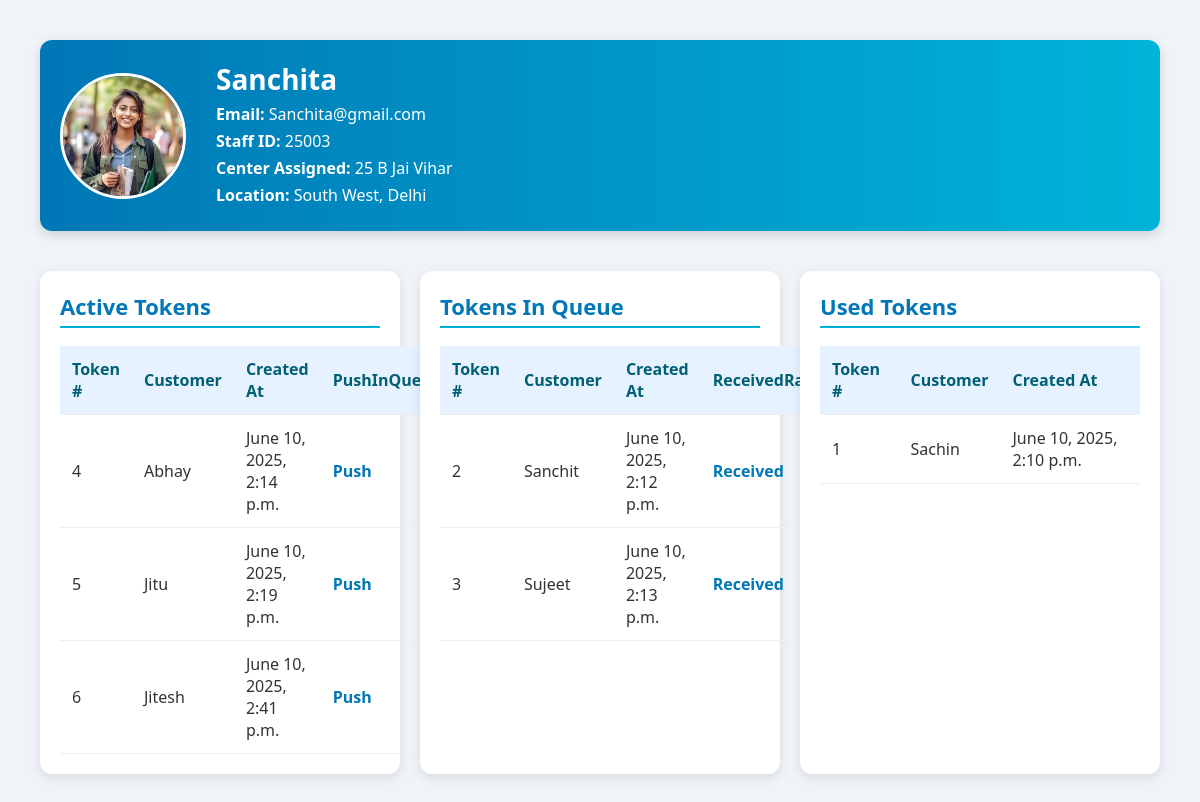
The app's page /showStaffDashboard1/11 (signed in) with its own data.
### Customer/models.py (models this page shows, shortened)
class StaffProfile(models.Model):
    user = models.OneToOneField(CustomUser, on_delete=models.CASCADE)
    staff_id = models.CharField(max_length=20, unique=True)
    center_assigned = models.CharField(max_length=100)
    district = models.CharField(max_length=100)
    state = models.CharField(max_length=100)
    image = models.ImageField(upload_to=upload_to_staff, blank=True, null=True)
    noOfTokenBooked=models.IntegerField(default=0)
    tokenUsed=models.BooleanField(default=False)

class CustomUser(AbstractUser):
    ROLE_CHOICES = (
        ('customer', 'Customer'),
        ('staff', 'Staff'),
    )
    role = models.CharField(max_length=10, choices=ROLE_CHOICES)

class Token(models.Model):
    customer = models.ForeignKey(CustomUser, on_delete=models.CASCADE, related_name='customer_tokens')
    staff = models.ForeignKey(CustomUser, on_delete=models.CASCADE, related_name='staff_tokens')
    token_number = models.PositiveIntegerField()
    is_active = models.BooleanField(default=True)
    in_queue=models.BooleanField(default=False)
    is_used=models.BooleanField(default=False)
    created_at = models.DateTimeField(default=timezone.now)

### Customer/views.py (the view)
# urls.py: path('showStaffDashboard1/<int:token_id>',views.customerInQueue,name='showStaffDashboard1'),
@login_required
def customerInQueue(request,token_id):
    token=Token.objects.get(id=token_id)
    token.in_queue=True
    token.save()
    user_staff=token.staff
    staff_profile=get_object_or_404(StaffProfile, user=user_staff)
    tokenActive = Token.objects.filter(is_active=True, staff=user_staff, is_used=False, in_queue=False)
    tokenInQueue = Token.objects.filter(is_active=True, staff=user_staff, is_used=False, in_queue=True)
    tokenUsed = Token.objects.filter(is_active=True, staff=user_staff, is_used=True)
    return render(request, 'Customer/showStaffDashboard1.html', {
        'staff': user_staff,
        'staff_profile': staff_profile,
        'tokenActive': tokenActive,
        'tokenInQueue': tokenInQueue,
        'tokenUsed': tokenUsed,
    })

### Customer/templates/Customer/showStaffDashboard1.html (shortened to what this page needs)
<!DOCTYPE html>
<html>
<head>
</head>
<body>
    <div class="profile-header">
        <img src="{{ staff_profile.image.url }}" alt="Staff Image">
        <div>
            <h1>{{ staff.username }}</h1>
            <p><strong>Email:</strong> {{ staff.email }}</p>
            <p><strong>Staff ID:</strong> {{ staff_profile.staff_id }}</p>
            <p><strong>Center Assigned:</strong> {{ staff_profile.center_assigned }}</p>
            <p><strong>Location:</strong> {{ staff_profile.district }}, {{ staff_profile.state }}</p>
        </div>
    </div>
    <div class="token-sections">
        <div class="token-box">
            <h2>Active Tokens</h2>
            {% if tokenActive %}
                <table>
                    <tr>
                        <th>Token #</th>
                        <th>Customer</th>
                        <th>Created At</th>
                        <th>PushInQueue</th>
                    </tr>
                    {% for token in tokenActive %}
                    <tr class="hoverable-row">
                        <td>{{ token.token_number }}</td>
                        <td>{{ token.customer.username }}</td>
                        <td>{{ token.created_at }}</td>
                        <td class="hoverable-row">
                            <a href="{% url 'showStaffDashboard1' token.id %}">Push</a>
                        </td>
                    </tr>
                    {% endfor %}
                </table>
            {% else %}
                <p class="no-data">No active tokens.</p>
            {% endif %}
        </div>
        <div class="token-box">
            <h2>Tokens In Queue</h2>
            {% if tokenInQueue %}
                <table>
                    <tr>
                        <th>Token #</th>
                        <th>Customer</th>
                        <th>Created At</th>
                        <th>ReceivedRation</th>
                    </tr>
                    {% for token in tokenInQueue %}
                    <tr class="hoverable-row">
                        <td>{{ token.token_number }}</td>
                        <td>{{ token.customer.username }}</td>
                        <td>{{ token.created_at }}</td>
                        <td class="hoverable-row">
                            <a href="{% url 'showStaffDashboard2' token.id %}">Received</a>
                        </td>
                    </tr>
                    {% endfor %}
                </table>
            {% else %}
                <p class="no-data">No tokens in queue.</p>
            {% endif %}
        </div>
        <div class="token-box">
            <h2>Used Tokens</h2>
            {% if tokenUsed %}
                <table>
                    <tr>
                        <th>Token #</th>
                        <th>Customer</th>
                        <th>Created At</th>
                    </tr>
                    {% for token in tokenUsed %}
                    <tr class="hoverable-row">
                        <td>{{ token.token_number }}</td>
                        <td>{{ token.customer.username }}</td>
                        <td>{{ token.created_at }}</td>
                    </tr>
                    {% endfor %}
                </table>
            {% else %}
                <p class="no-data">No used tokens.</p>
            {% endif %}
        </div>
    </div>
</body>
</html>

### Customer/templates/Customer/showStaffDashboard1.html (style rules this page uses)
body { font-family: 'Segoe UI', Tahoma, Geneva, Verdana, sans-serif; margin: 40px; background-color: #f0f4f8; color: #333; }
.profile-header { display: flex; align-items: center; margin-bottom: 40px; background: linear-gradient(to right, #0077b6, #00b4d8); padding: 20px; border-radius: 12px; box-shadow: 0 4px 12px rgba(0, 0, 0, 0.15); color: white; }
.profile-header img { width: 120px; height: 120px; border-radius: 50%; object-fit: cover; margin-right: 30px; border: 3px solid white; }
.profile-header div h1 { margin: 0; font-size: 28px; }
.profile-header div p { margin: 5px 0; font-size: 16px; }
.token-sections { display: flex; flex-wrap: wrap; gap: 20px; }
.token-box { flex: 1; background-color: #ffffff; border-radius: 12px; padding: 20px; box-shadow: 0 4px 12px rgba(0, 0, 0, 0.1); min-width: 300px; }
.token-box h2 { margin-top: 0; color: #0077b6; font-size: 22px; border-bottom: 2px solid #00b4d8; padding-bottom: 5px; }
table { width: 100%; border-collapse: collapse; margin-top: 15px; }
th, td { padding: 12px; border-bottom: 1px solid #eee; text-align: left; }
th { background-color: #e6f2ff; color: #005f73; }
.hoverable-row { transition: transform 0.2s ease, box-shadow 0.2s ease; cursor: pointer; }
a { text-decoration: none; color: #0077b6; font-weight: bold; }

### records on screen
StaffProfile: image (picture), staff_id "25003", center_assigned "25 B Jai Vihar", district "South West", state "Delhi"
CustomUser: username "Sanchita", email "Sanchita@gmail.com"
Token: token_number "4", customer.username "Abhay", created_at "June 10, 2025, 2:14 p.m."
Token: token_number "5", customer.username "Jitu", created_at "June 10, 2025, 2:19 p.m."
Token: token_number "6", customer.username "Jitesh", created_at "June 10, 2025, 2:41 p.m."
Token: token_number "2", customer.username "Sanchit", created_at "June 10, 2025, 2:12 p.m."
Token: token_number "3", customer.username "Sujeet", created_at "June 10, 2025, 2:13 p.m."
Token: token_number "1", customer.username "Sachin", created_at "June 10, 2025, 2:10 p.m."
